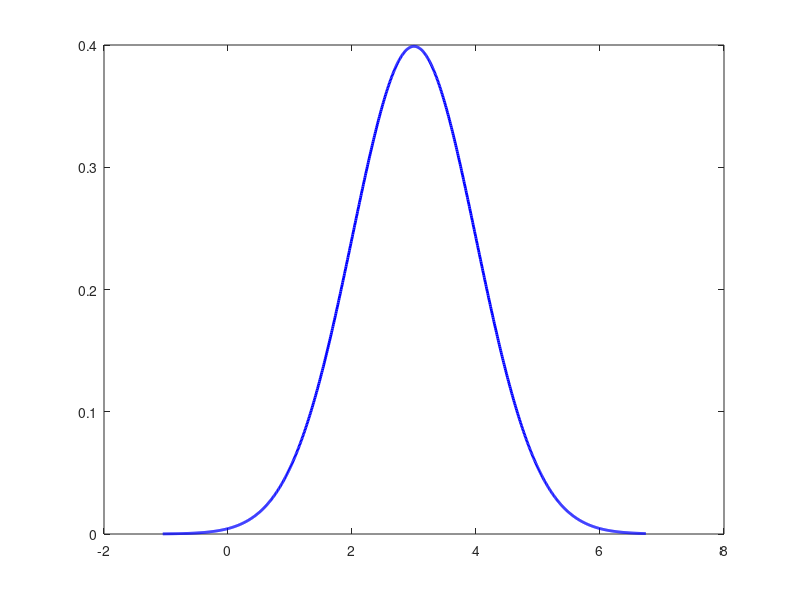

The MATLAB source for this figure: (Note: this script raises an error after producing the figure.)
clear
close all
clc
% 
% % Parameters
% num_samples = 100;  % Number of samples to generate
% initial_state = 0;    % Initial state of the Markov chain
% proposal_sd = 1;      % Standard deviation of the proposal distribution (Gaussian)
% 
% % Function to compute the probability density of a state in the target distribution
% target_distribution = @(x) exp(-0.5 * (x - 3)^2) / sqrt(2 * pi); % Example: N(3,1)
% 
% 
% samples = zeros(1, num_samples);
% current_state = initial_state;
% 
% % Generate samples using Metropolis-Hastings algorithm
% for i = 1:num_samples
%     % Propose a new state from a Gaussian distribution
%     proposed_state = current_state + proposal_sd * randn;
% 
%     % Compute the acceptance probability
%     acceptance_prob = min(1, target_distribution(proposed_state) / target_distribution(current_state));
% 
%     % Accept or reject the proposed state
%     if rand < acceptance_prob
%         current_state = proposed_state;
%     end
% 
%     % Save the current state as a sample
%     samples(i) = current_state;
% 
%     % Plot sample vs iteration
%     if mod(i, 100) == 0 % Plot every 100 iterations
%         subplot(2,1,1);
%         histogram(samples(1:i), 'Normalization', 'probability', 'BinWidth', 0.2);
%         xlabel('Sample Value');
%         ylabel('Probability');
%         title('Histogram of Samples from Gaussian Distribution');
%         subplot(2,1,2);
%         plot(1:i, samples(1:i));
%         xlabel('Iteration');
%         ylabel('Sample Value');
%         title('Sample Value vs Iteration');
%         drawnow;
%     end
% end
% 
% % Plot the final histogram of generated samples
% subplot(2,1,1);
% histogram(samples, 'Normalization', 'probability', 'BinWidth', 0.2);
% xlabel('Sample Value');
% ylabel('Probability');
% title('Histogram of Samples from Gaussian Distribution');
% hold on;
% subplot(2,1,2);
% plot(1:num_samples, samples);
% xlabel('Iteration');
% ylabel('Sample Value');
% title('Sample Value vs Iteration');

% % % % % % % % clear
% % % % % % % % close all
% % % % % % % % clc
% % % % % % % % 
% % % % % % % % % Parameters
% % % % % % % % num_samples = 100;  % Number of samples to generate
% % % % % % % % initial_state = 0;    % Initial state of the Markov chain
% % % % % % % % proposal_sd = 1;      % Standard deviation of the proposal distribution (Gaussian)
% % % % % % % % 
% % % % % % % % % Function to compute the probability density of a state in the target distribution
% % % % % % % % target_distribution = @(x) exp(-0.5 * ((x - 3)^2)) / sqrt(2 * pi); % Example: N(3,1)
% % % % % % % % 
% % % % % % % % samples = zeros(1, num_samples);
% % % % % % % % current_state = initial_state;
% % % % % % % % 
% % % % % % % % % Generate samples using Metropolis-Hastings algorithm
% % % % % % % % for i = 1:num_samples
% % % % % % % %     % Propose a new state from a Gaussian distribution
% % % % % % % %     proposed_state = current_state + proposal_sd * randn;
% % % % % % % % 
% % % % % % % %     % Compute the acceptance probability
% % % % % % % %     acceptance_prob = min(1, target_distribution(proposed_state) / target_distribution(current_state));
% % % % % % % % 
% % % % % % % %     % Accept or reject the proposed state
% % % % % % % %     if rand < acceptance_prob
% % % % % % % %         current_state = proposed_state;
% % % % % % % %     end
% % % % % % % % 
% % % % % % % %     % Save the current state as a sample
% % % % % % % %     samples(i) = current_state;
% % % % % % % % 
% % % % % % % %     % Plot sample vs iteration
% % % % % % % %     if mod(i, 100) == 0 % Plot every 100 iterations
% % % % % % % %         subplot(2,1,1);
% % % % % % % %         histogram(samples(1:i), 'Normalization', 'probability', 'BinWidth', 0.2);
% % % % % % % %         xlabel('Sample Value');
% % % % % % % %         ylabel('Probability');
% % % % % % % %         title('Histogram of Samples from Gaussian Distribution');
% % % % % % % %         subplot(2,1,2);
% % % % % % % %         plot(1:i, samples(1:i));
% % % % % % % %         xlabel('Iteration');
% % % % % % % %         ylabel('Sample Value');
% % % % % % % %         title('Sample Value vs Iteration');
% % % % % % % %         drawnow;
% % % % % % % %     end
% % % % % % % % end
% % % % % % % % 
% % % % % % % % % Plot the final histogram of generated samples
% % % % % % % % subplot(2,1,1);
% % % % % % % % histogram(samples, 'Normalization', 'probability', 'BinWidth', 0.2);
% % % % % % % % xlabel('Sample Value');
% % % % % % % % ylabel('Probability');
% % % % % % % % title('Histogram of Samples from Gaussian Distribution');
% % % % % % % % hold on;
% % % % % % % % subplot(2,1,2);
% % % % % % % % plot(1:num_samples, samples);
% % % % % % % % xlabel('Iteration');
% % % % % % % % ylabel('Sample Value');
% % % % % % % % title('Sample Value vs Iteration');
clear
close all
clc

% Parameters
num_samples = 10000;  % Number of samples to generate
initial_state = 0;    % Initial state of the Markov chain
proposal_sd = 1;      % Standard deviation of the proposal distribution (Gaussian)

% Function to compute the probability density of a state in the target distribution
target_distribution = @(x) exp(-0.5 * ((x - 3).^2)) / sqrt(2 * pi); % Example: N(3,1)

samples = zeros(1, num_samples);
current_state = initial_state;

% Generate samples using Metropolis-Hastings algorithm
for i = 1:num_samples
    % Propose a new state from a Gaussian distribution
    proposed_state = current_state + proposal_sd * randn;

    % Compute the acceptance probability
    acceptance_prob = min(1, target_distribution(proposed_state) / target_distribution(current_state));

    % Accept or reject the proposed state
    if rand < acceptance_prob
        current_state = proposed_state;
    end

    % Save the current state as a sample
    samples(i) = current_state;
end

% Plot the target distribution
x = linspace(min(samples), max(samples), 1000);
y_target = target_distribution(x);
figure;
plot(x, y_target, 'b-', 'LineWidth', 2);
hold on;

% Plot the histogram of generated samples
histogram(samples, 'Normalization', 'probability', 'BinWidth', 0.2, 'FaceColor', [0.85, 0.33, 0.1]);

xlabel('Sample Value');
ylabel('Probability');
title('Target Distribution and Sampled Distribution');
legend('Target Distribution', 'Sampled Distribution');
